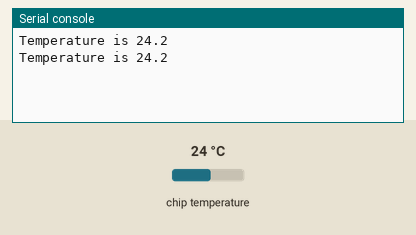
Recording of a program running on a simulated Raspberry Pi Pico running MicroPython. Shown: the last lines printed to the serial console. Inputs (shaded band) come from the test bench; at power-on: chip temperature 24 °C.

Above: at 1.2 s.
1.3 s: chip temperature set to 1 °C
At 2.4 s:
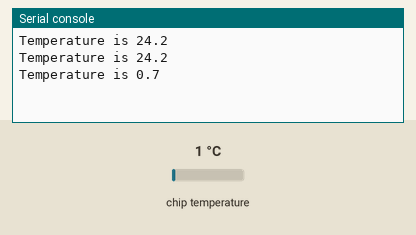
2.8 s: chip temperature set to 11 °C
At 3.8 s:
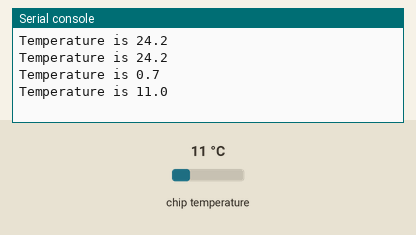
Timing chart, 0 to 5.8 s (numbered marks = the images above; inputs shaded):
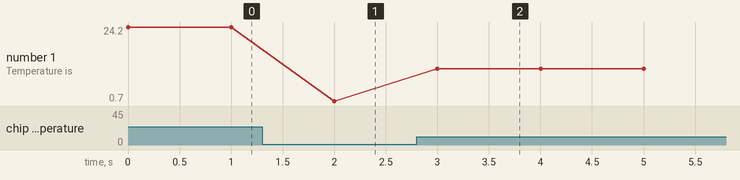

Measured:
- after the input at 1.3 s, the serial console: prints a new line after 0.70 s (image 1)
- after the input at 2.8 s, the serial console: prints a new line after 0.20 s (image 2)
- plotted number 1: 24.2 → 0.7 after the input at 1.3 s, 0.7 → 11 after the input at 2.8 s

The program:

temp.py
```python
import time

from machine import ADC


def read_temp():
    """
    Read temperature from internal ADC.
    """
    adc = ADC(ADC.CORE_TEMP)
    voltage = adc.read_u16() * 3.3 / 65_535
    celcius = round(27 - (voltage - 0.706) / 0.001712, 1)
    return celcius


def main():
    while True:
        temp = read_temp()
        print(f"Temperature is {temp}");
        time.sleep(1)


if __name__ == '__main__':
    main()
```
